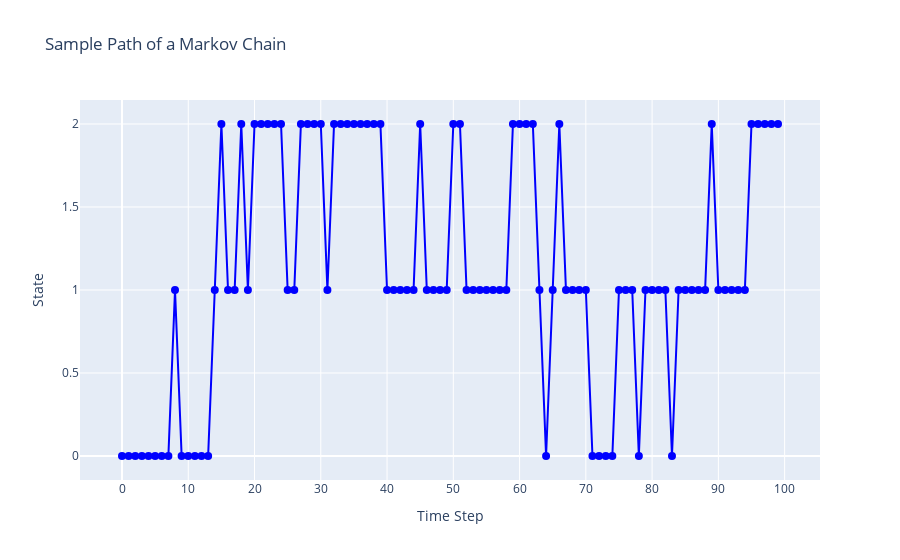

The code cell stored with this chart in its notebook:
### Code cell
import numpy as np
import plotly.graph_objects as go

# Define the transition probability matrix (example)
P = np.array([[0.7, 0.3, 0.0], 
              [0.2, 0.6, 0.2], 
              [0.0, 0.4, 0.6]])

# Check if the matrix is stochastic (rows sum to 1)
assert np.allclose(P.sum(axis=1), np.ones(P.shape[0]))

# Calculate the stationary distribution (using power iteration)
def stationary_distribution(P, tol=1e-6):
    """Calculates the stationary distribution of a Markov Chain."""
    v = np.random.rand(P.shape[0]) 
    v /= v.sum()  # Normalize initial vector

    while True:
        v_new = np.dot(v, P)
        if np.linalg.norm(v_new - v, ord=1) < tol:
            break
        v = v_new

    return v

pi = stationary_distribution(P)
print("Stationary Distribution:", pi)

# Generate a sample path (example)
n_steps = 100
state_sequence = [np.random.choice(P.shape[0], p=pi)] 
for _ in range(n_steps - 1):
    current_state = state_sequence[-1]
    next_state = np.random.choice(P.shape[0], p=P[current_state, :])
    state_sequence.append(next_state)

# Create Plotly figure
fig = go.Figure()
fig.add_trace(go.Scatter(
    x=list(range(n_steps)), 
    y=state_sequence, 
    mode='lines+markers', 
    marker=dict(size=8, color='blue'),
    name='Markov Chain Sample Path'
))

# Customize layout
fig.update_layout(
    title="Sample Path of a Markov Chain",
    xaxis_title="Time Step",
    yaxis_title="State",
    xaxis=dict(
        tickmode='linear', 
        tick0=0, 
        dtick=10  # Adjust tick interval as needed
    )
)

# Show the interactive plot
fig.show()

# List use cases of forward and backward equations
print("\nUse Cases of Forward and Backward Equations:")
print("* Financial Modeling")
print("* Biological Systems")
print("* Queueing Theory")
print("* Natural Language Processing")
print("* Recommendation Systems")

### Figure 1 — Plotly figure (JSON) as saved in the notebook; plotly's stock layout.template omitted (floating-point values rounded to 4 significant figures)
{"data": [{"marker": {"color": "blue", "size": 8}, "mode": "lines+markers", "name": "Markov Chain Sample Path", "type": "scatter", "x": [0, 1, 2, 3, 4, 5, 6, 7, 8, 9, 10, 11, 12, 13, 14, 15, 16, 17, 18, 19, 20, 21, 22, 23, 24, 25, 26, 27, 28, 29, 30, 31, 32, 33, 34, 35, 36, 37, 38, 39, 40, 41, 42, 43, 44, 45, 46, 47, 48, 49, 50, 51, 52, 53, 54, 55, 56, 57, 58, 59, 60, 61, 62, 63, 64, 65, 66, 67, 68, 69, 70, 71, 72, 73, 74, 75, 76, 77, 78, 79, 80, 81, 82, 83, 84, 85, 86, 87, 88, 89, 90, 91, 92, 93, 94, 95, 96, 97, 98, 99], "y": [0, 0, 0, 0, 0, 0, 0, 0, 1, 0, 0, 0, 0, 0, 1, 2, 1, 1, 2, 1, 2, 2, 2, 2, 2, 1, 1, 2, 2, 2, 2, 1, 2, 2, 2, 2, 2, 2, 2, 2, 1, 1, 1, 1, 1, 2, 1, 1, 1, 1, 2, 2, 1, 1, 1, 1, 1, 1, 1, 2, 2, 2, 2, 1, 0, 1, 2, 1, 1, 1, 1, 0, 0, 0, 0, 1, 1, 1, 0, 1, 1, 1, 1, 0, 1, 1, 1, 1, 1, 2, 1, 1, 1, 1, 1, 2, 2, 2, 2, 2]}], "layout": {"title": {"text": "Sample Path of a Markov Chain"}, "xaxis": {"dtick": 10, "tick0": 0, "tickmode": "linear", "title": {"text": "Time Step"}}, "yaxis": {"title": {"text": "State"}}}}
